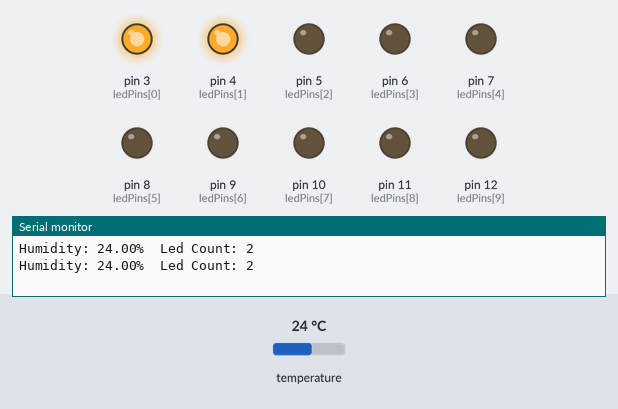
Recording of a sketch running on a simulated Arduino Uno, built with avr-gcc and run on an emulated ATmega328P. Shown: output pins drawn as LEDs (lit = HIGH), the last lines printed to the serial monitor. The inputs (shaded band) are chosen by the test bench; at power-on: temperature 24 °C.

Above: at 1.8 s.
1.9 s: temperature set to 21 °C
3.4 s: temperature set to 18 °C
At 4.7 s:
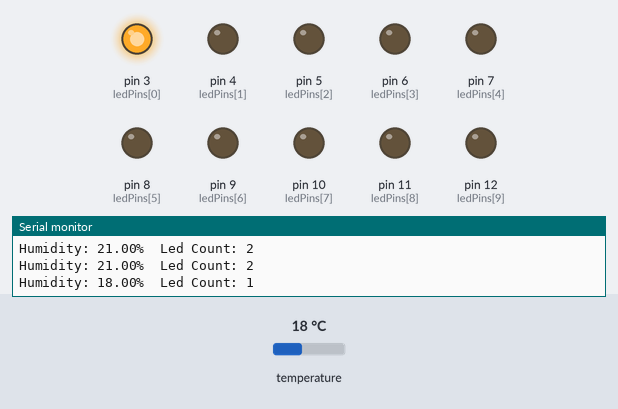
5.5 s: temperature set to 33 °C
At 6.4 s:
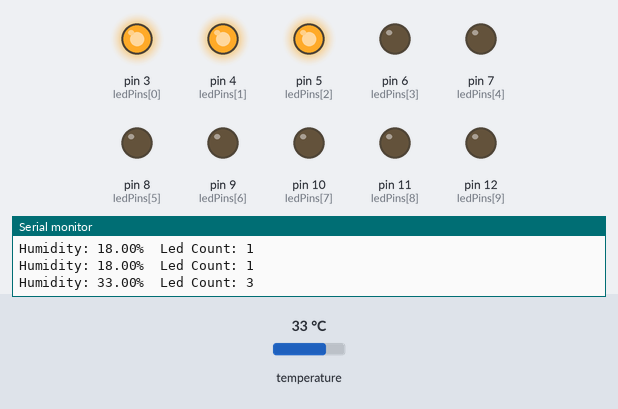
7.5 s: temperature set to 38 °C
9.2 s: temperature set to 41 °C
At 11.1 s:
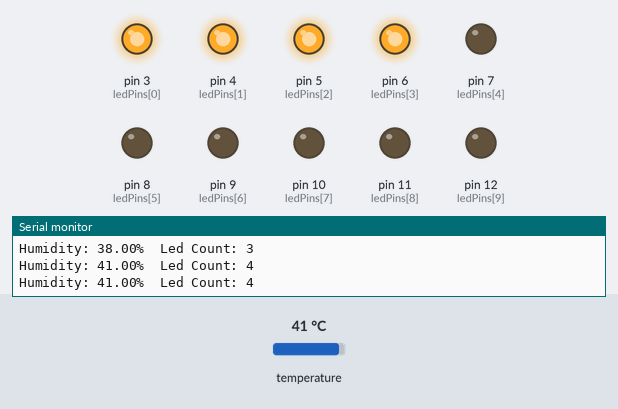
11.5 s: temperature set to 12 °C
At 12.8 s:
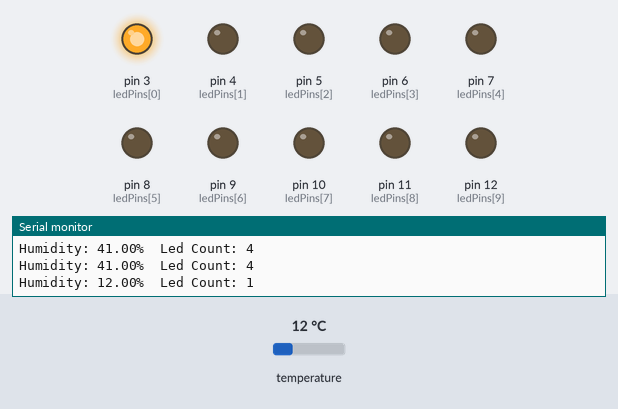
Timing chart, 0 to 14.5 s (numbered marks = the images above; inputs shaded):
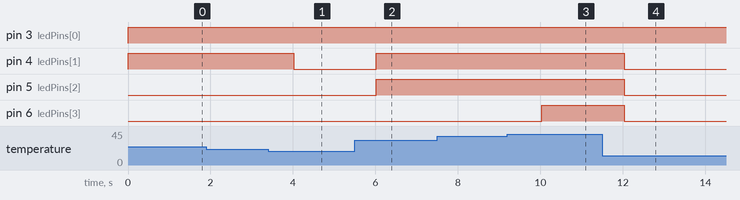

The sketch:

LED_and_DHt11.ino
```cpp
#include <Adafruit_Sensor.h>
#include <DHT.h>
#include <DHT_U.h>

#define DHTPIN 2         // DHT11 data pin
#define DHTTYPE DHT11    // DHT11 sensor type
DHT_Unified dht(DHTPIN, DHTTYPE);

const int numLEDs = 10;  // Number of LEDs
const int ledPins[numLEDs] = {3, 4, 5, 6, 7, 8, 9, 10, 11, 12};  // LED pins

void setup() {
  Serial.begin(9600);

  dht.begin();

  for (int i = 0; i < numLEDs; i++) {
    pinMode(ledPins[i], OUTPUT);
    digitalWrite(ledPins[i], LOW);
  }
}

void loop() {
  sensors_event_t event;
  dht.temperature().getEvent(&event);
  float humidity = event.relative_humidity;

  int ledCount = map(humidity, 0, 100, 0, numLEDs);

  Serial.print("Humidity: ");
  Serial.print(humidity);
  Serial.print("%  Led Count: ");
  Serial.println(ledCount);

  for (int i = 0; i < numLEDs; i++) {
    if (i < ledCount) {
      digitalWrite(ledPins[i], HIGH);  // Turn on LEDs up to ledCount
    } else {
      digitalWrite(ledPins[i], LOW);   // Turn off remaining LEDs
    }
  }

  delay(1000);  // Update every 1 second
}
```

Measured:
- the behaviour switches between 20 and 19 °C on temperature (found by bisection; images 0 and 1)
- the behaviour switches between 39 and 40 °C on temperature (found by bisection; images 2 and 3)
- after the input at 3.4 s, pin 4 (ledPins[1]): HIGH → LOW after 0.61 s
- after the input at 5.5 s, pin 4 (ledPins[1]), pin 5 (ledPins[2]): LOW → HIGH after 0.52 s
- after the input at 9.2 s, pin 6 (ledPins[3]): LOW → HIGH after 0.83 s
- after the input at 11.5 s, pin 4 (ledPins[1]), pin 5 (ledPins[2]), pin 6 (ledPins[3]): HIGH → LOW after 0.54 s
